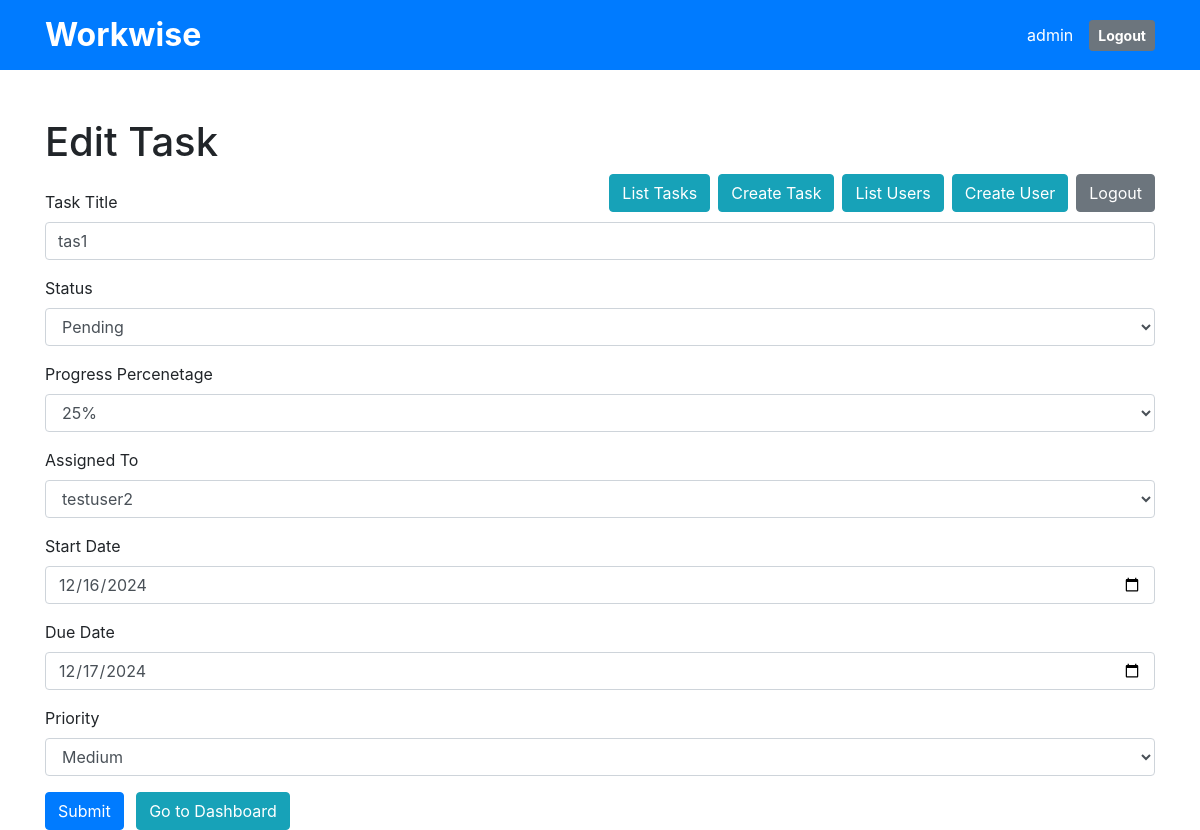
Page /task_page?task_id=1 (signed in) on the committed database.
### app.py (models this page shows, shortened)
class User(db.Model, UserMixin):
    id = db.Column(db.Integer, primary_key=True)
    name = db.Column(db.String(100), nullable=True)
    email_id = db.Column(db.String(100), nullable=True)
    mobile_number = db.Column(db.String(100), nullable=True)
    designation = db.Column(db.String(100), nullable=True)
    address = db.Column(db.String(100), nullable=True)
    password_hash = db.Column(db.String(128), nullable=True)
    role = db.Column(db.String(20), nullable=True,
                     default='viewer')  # Roles: admin, dev, viewer
    created_date = db.Column(db.Date, nullable=True)
    modified_date = db.Column(db.Date, nullable=True)
    status = db.Column(db.String(20), default='Active')

class Task(db.Model):
    task_id = db.Column(db.Integer, primary_key=True)
    title = db.Column(db.String(100), nullable=True)
    status = db.Column(db.String(20), default='Pending')
    progress_percentage = db.Column(db.String(20), default='0%')
    assigned_to = db.Column(db.Integer, db.ForeignKey(
        'user.id'))  # Link to User table
    start_date = db.Column(db.Date, nullable=True)
    due_date = db.Column(db.Date, nullable=True)
    priority = db.Column(db.String(20), default='Medium')  # High, Medium, Low
    completion_date = db.Column(db.Date, nullable=True)
    delete_status = db.Column(db.String(20), default='False')
    user = db.relationship('User', backref='tasks', lazy=True)

### app.py (the view)
@app.route('/task_page', methods=['GET'])
@login_required
def task_page():
    print("task_page")
    try:
        task_id = request.args.get('task_id')
        if task_id:
            task = Task.query.filter_by(task_id=task_id).all()[0]
        user_query = User.query.filter_by(role='dev').all()
        print(user_query)
        if task_id:
            user_query = [
                user for user in user_query if user.name != task.assigned_to]
        print(user_query)
        if task_id:
            return render_template('create_task.html', users=user_query, task=task)
    except Exception as e:
        print("Task error : ", e)
    return render_template('create_task.html', users=user_query)

### app.py (called while the page is built)
@login_manager.user_loader
def load_user(user_id):
    return db.session.get(User, int(user_id))

### templates/create_task.html (shortened to what this page needs)
<!DOCTYPE html>
<html lang="en">
<head>
  <link href="https://stackpath.bootstrapcdn.com/bootstrap/4.5.2/css/bootstrap.min.css" rel="stylesheet" />
</head>
<body>
  <div class="bg-primary text-white py-3">
    <div class="container d-flex justify-content-between align-items-center">
      <h1 class="mb-0" style="font-size: 2rem; font-weight: bold;">Workwise</h1>
      <div class="d-flex align-items-center">
        <span class="mr-3">{{ current_user.name }}</span>
        <a href="{{ url_for('logout') }}" class="btn btn-secondary btn-sm font-weight-bold">Logout</a>
      </div>
    </div>
  </div>
  <div class="container mt-5">
    {% if task %}
    <h1>Edit Task</h1>
    <a href="{{ url_for('logout') }}" class="btn btn-secondary float-right">Logout</a>
    {% if current_user.role == 'admin' %}
    <a href="{{ url_for('user_page')}}" class="btn btn-info float-right mr-2">Create User</a>
    <a href="{{ url_for('list_users')}}" class="btn btn-info float-right mr-2">List Users</a>
    <a href="{{ url_for('task_page') }}" class="btn btn-info float-right mr-2">Create Task</a>
    <a href="{{ url_for('list_tasks') }}" class="btn btn-info float-right mr-2">List Tasks</a>
    {% endif %}
    <form method="POST" action="{{ url_for('add_task') }}" class="mt-4">
      <div class="form-group">
        <label for="taskName">Task Title</label>
        <input type="text" class="form-control" id="taskTitle" name="task_title" placeholder="Enter task title"
          value="{{task.title}}" required />
      </div>
      <div class="form-group">
        <label for="status">Status</label>
        <select class="form-control" id="status" name="status">
          {% if task.status == "Pending" %}
          <option value="Pending">Pending</option>
          {% else %}
          <option value="Completed">Completed</option>
          <option value="Pending">Pending</option>
          {% endif %}
        </select>
      </div>
      <div class="form-group">
        <label for="progress_percent">Progress Percenetage</label>
        <select class="form-control" id="status" name="progress_percentage">
          {% if task.progress_percentage == "0%" %}
            <option value="0%">0%</option>
            <option value="25%">25%</option>
            <option value="50%">50%</option>
            <option value="75%">75%</option>
            <option value="100%">100%</option>
          {% elif task.progress_percentage == "25%" %}
            <option value="25%">25%</option>
          {% elif task.progress_percentage == "50%" %}
            <option value="50%">50%</option>
            <option value="0%">0%</option>
            <option value="25%">25%</option>
            <option value="75%">75%</option>
            <option value="100%">100%</option>
          {% elif task.progress_percentage == "75%" %}
            <option value="75%">75%</option>
            <option value="0%">0%</option>
            <option value="25%">25%</option>
            <option value="50%">50%</option>
            <option value="100%">100%</option>
          {% else %}
            <option value="100%">100%</option>
            <option value="0%">0%</option>
            <option value="25%">25%</option>
            <option value="50%">50%</option>
            <option value="75%">75%</option>
          {% endif %}
        </select>
      </div>
      <div class="form-group">
        <label for="assigned_to">Assigned To</label>
        <select class="form-control" id="assigned_to" name="assigned_to">
          <option value="{{ task.assigned_to }}">{{ task.assigned_to }}</option>
        </select>
      </div>
      <div class="form-group">
        <label for="startDate">Start Date</label>
        <input type="date" class="form-control" id="startDate" name="start_date" value="{{task.start_date}}" required />
      </div>
      <div class="form-group">
        <label for="dueDate">Due Date</label>
        <input type="date" class="form-control" id="dueDate" name="due_date" value="{{task.due_date}}" required />
      </div>
      <div class="form-group">
        <label for="priority">Priority</label>
        <select class="form-control" id="priority" name="priority">
          {% if task.priority == "Low" %}
          <option value="Low">Low</option>
          <option value="Medium">Medium</option>
          <option value="High">High</option>
          {% elif task.priority == "Medium" %}
          <option value="Medium">Medium</option>
          {% else %}
          <option value="High">High</option>
          <option value="Medium">Medium</option>
          <option value="Low">Low</option>
          {% endif %}
        </select>
      </div>
      <button type="submit" class="btn btn-primary">Submit</button>
      <button type="button" class="btn btn-info ml-2" onclick="goToDashboard()">
        Go to Dashboard
      </button>
    </form>
      {% endif %}
  </div>
</body>
</html>

### rows in the picture
User: name "admin"
Task: task_title "tas1", status "Pending", progress_percentage "25%", assigned_to "testuser2", start_date "12/16/2024", due_date "12/17/2024", priority "Medium"
